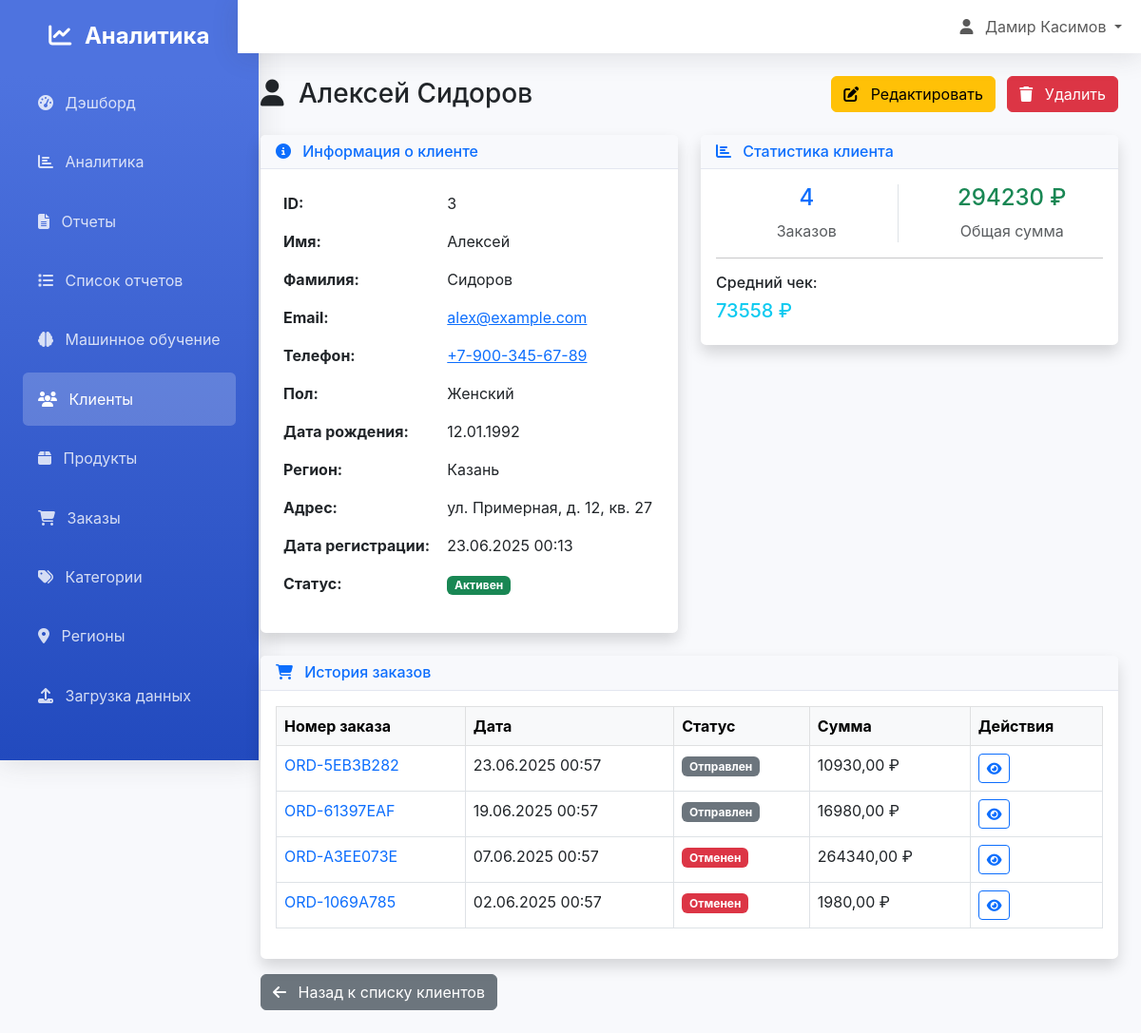
Page /customers/3/ (signed in) on the committed database.
### analytics/models.py (models this page shows, shortened)
class Customer(models.Model):
    GENDER_CHOICES = [
        ('M', 'Мужской'),
        ('F', 'Женский'),
        ('O', 'Другой'),
    ]
    user = models.OneToOneField(User, on_delete=models.CASCADE, null=True, blank=True, verbose_name="Пользователь")
    first_name = models.CharField(max_length=100, verbose_name="Имя")
    last_name = models.CharField(max_length=100, verbose_name="Фамилия")
    email = models.EmailField(unique=True, verbose_name="Email")
    phone = models.CharField(max_length=20, blank=True, verbose_name="Телефон")
    gender = models.CharField(max_length=1, choices=GENDER_CHOICES, blank=True, verbose_name="Пол")
    birth_date = models.DateField(null=True, blank=True, verbose_name="Дата рождения")
    region = models.ForeignKey(Region, on_delete=models.SET_NULL, null=True, blank=True, verbose_name="Регион")
    address = models.TextField(blank=True, verbose_name="Адрес")
    registration_date = models.DateTimeField(auto_now_add=True, verbose_name="Дата регистрации")
    is_active = models.BooleanField(default=True, verbose_name="Активен")
    class Meta:
        verbose_name = "Клиент"
        verbose_name_plural = "Клиенты"
        ordering = ['-registration_date']
    @property
    def full_name(self):
        return f"{self.first_name} {self.last_name}"

class Region(models.Model):
    name = models.CharField(max_length=100, verbose_name="Название")
    code = models.CharField(max_length=10, unique=True, verbose_name="Код региона")
    population = models.IntegerField(default=0, verbose_name="Население")
    created_at = models.DateTimeField(auto_now_add=True, verbose_name="Дата создания")
    class Meta:
        verbose_name = "Регион"
        verbose_name_plural = "Регионы"
        ordering = ['name']

class Order(models.Model):
    STATUS_CHOICES = [
        ('pending', 'Ожидает'),
        ('processing', 'В обработке'),
        ('shipped', 'Отправлен'),
        ('delivered', 'Доставлен'),
        ('cancelled', 'Отменен'),
    ]
    order_number = models.CharField(max_length=20, unique=True, verbose_name="Номер заказа")
    customer = models.ForeignKey(Customer, on_delete=models.CASCADE, verbose_name="Клиент")
    status = models.CharField(max_length=20, choices=STATUS_CHOICES, default='pending', verbose_name="Статус")
    order_date = models.DateTimeField(auto_now_add=True, verbose_name="Дата заказа")
    delivery_date = models.DateTimeField(null=True, blank=True, verbose_name="Дата доставки")
    total_amount = models.DecimalField(max_digits=10, decimal_places=2, default=0, verbose_name="Общая сумма")
    shipping_address = models.TextField(verbose_name="Адрес доставки")
    notes = models.TextField(blank=True, verbose_name="Примечания")
    class Meta:
        verbose_name = "Заказ"
        verbose_name_plural = "Заказы"
        ordering = ['-order_date']

### analytics/views.py (the view)
# urls.py: path('customers/<int:pk>/', views.CustomerDetailView.as_view(), name='customer_detail'),
class CustomerDetailView(LoginRequiredMixin, DetailView):
    model = Customer
    template_name = 'analytics/customer_detail.html'
    context_object_name = 'customer'
    def get_context_data(self, **kwargs):
        context = super().get_context_data(**kwargs)
        customer = self.get_object()
        context['orders'] = Order.objects.filter(customer=customer).order_by('-order_date')
        context['total_spent'] = Order.objects.filter(customer=customer).aggregate(
            total=Sum('total_amount')
        )['total'] or 0
        return context

### templates/analytics/customer_detail.html (shortened to what this page needs)
{% extends 'base.html' %}
{% block content %}
<div class="d-flex justify-content-between align-items-center mb-4">
    <h1 class="h3 mb-0 text-gray-800">
        <i class="fas fa-user me-2"></i>
        {{ customer.full_name }}
    </h1>
    <div>
        <a href="{% url 'analytics:customer_update' customer.pk %}" class="btn btn-warning me-2">
            <i class="fas fa-edit me-2"></i>
            Редактировать
        </a>
        <a href="{% url 'analytics:customer_delete' customer.pk %}" class="btn btn-danger">
            <i class="fas fa-trash me-2"></i>
            Удалить
        </a>
    </div>
</div>
<div class="row">
    <div class="col-lg-6">
        <div class="card shadow mb-4">
            <div class="card-header">
                <h6 class="m-0 font-weight-bold text-primary">
                    <i class="fas fa-info-circle me-2"></i>
                    Информация о клиенте
                </h6>
            </div>
            <div class="card-body">
                <table class="table table-borderless">
                    <tr>
                        <td class="fw-bold">ID:</td>
                        <td>{{ customer.id }}</td>
                    </tr>
                    <tr>
                        <td class="fw-bold">Имя:</td>
                        <td>{{ customer.first_name }}</td>
                    </tr>
                    <tr>
                        <td class="fw-bold">Фамилия:</td>
                        <td>{{ customer.last_name }}</td>
                    </tr>
                    <tr>
                        <td class="fw-bold">Email:</td>
                        <td>
                            <a href="mailto:{{ customer.email }}">{{ customer.email }}</a>
                        </td>
                    </tr>
                    <tr>
                        <td class="fw-bold">Телефон:</td>
                        <td>
                            {% if customer.phone %}
                                <a href="tel:{{ customer.phone }}">{{ customer.phone }}</a>
                            {% else %}
                                <span class="text-muted">Не указан</span>
                            {% endif %}
                        </td>
                    </tr>
                    <tr>
                        <td class="fw-bold">Пол:</td>
                        <td>{{ customer.get_gender_display|default:"Не указан" }}</td>
                    </tr>
                    <tr>
                        <td class="fw-bold">Дата рождения:</td>
                        <td>{{ customer.birth_date|date:"d.m.Y"|default:"Не указана" }}</td>
                    </tr>
                    <tr>
                        <td class="fw-bold">Регион:</td>
                        <td>{{ customer.region.name|default:"Не указан" }}</td>
                    </tr>
                    <tr>
                        <td class="fw-bold">Адрес:</td>
                        <td>{{ customer.address|default:"Не указан" }}</td>
                    </tr>
                    <tr>
                        <td class="fw-bold">Дата регистрации:</td>
                        <td>{{ customer.registration_date|date:"d.m.Y H:i" }}</td>
                    </tr>
                    <tr>
                        <td class="fw-bold">Статус:</td>
                        <td>
                            <span class="badge bg-{% if customer.is_active %}success{% else %}danger{% endif %}">
                                {% if customer.is_active %}Активен{% else %}Неактивен{% endif %}
                            </span>
                        </td>
                    </tr>
                </table>
            </div>
        </div>
    </div>
    <div class="col-lg-6">
        <div class="card shadow mb-4">
            <div class="card-header">
                <h6 class="m-0 font-weight-bold text-primary">
                    <i class="fas fa-chart-bar me-2"></i>
                    Статистика клиента
                </h6>
            </div>
            <div class="card-body">
                <div class="row text-center">
                    <div class="col-6">
                        <div class="border-end">
                            <h4 class="text-primary">{{ orders.count }}</h4>
                            <p class="text-muted mb-0">Заказов</p>
                        </div>
                    </div>
                    <div class="col-6">
                        <h4 class="text-success">{{ total_spent|floatformat:0 }} ₽</h4>
                        <p class="text-muted mb-0">Общая сумма</p>
                    </div>
                </div>
                {% if orders %}
                    <hr>
                    <h6>Средний чек:</h6>
                    <h5 class="text-info">
                        {% if total_spent %}
                            {% widthratio total_spent orders.count 1 %} ₽
                        {% else %}
                            0 ₽
                        {% endif %}
                    </h5>
                {% endif %}
            </div>
        </div>
    </div>
</div>
<div class="card shadow">
    <div class="card-header">
        <h6 class="m-0 font-weight-bold text-primary">
            <i class="fas fa-shopping-cart me-2"></i>
            История заказов
        </h6>
    </div>
    <div class="card-body">
        {% if orders %}
            <div class="table-responsive">
                <table class="table table-bordered table-hover">
                    <thead class="table-light">
                        <tr>
                            <th>Номер заказа</th>
                            <th>Дата</th>
                            <th>Статус</th>
                            <th>Сумма</th>
                            <th>Действия</th>
                        </tr>
                    </thead>
                    <tbody>
                        {% for order in orders %}
                        <tr>
                            <td>
                                <a href="{% url 'analytics:order_detail' order.pk %}" class="text-decoration-none">
                                    {{ order.order_number }}
                                </a>
                            </td>
                            <td>{{ order.order_date|date:"d.m.Y H:i" }}</td>
                            <td>
                                <span class="badge bg-{% if order.status == 'delivered' %}success{% elif order.status == 'processing' %}warning{% elif order.status == 'cancelled' %}danger{% else %}secondary{% endif %}">
                                    {{ order.get_status_display }}
                                </span>
                            </td>
                            <td>{{ order.total_amount }} ₽</td>
                            <td>
                                <a href="{% url 'analytics:order_detail' order.pk %}" class="btn btn-sm btn-outline-primary">
                                    <i class="fas fa-eye"></i>
                                </a>
                            </td>
                        </tr>
                        {% endfor %}
                    </tbody>
                </table>
            </div>
        {% else %}
            <div class="text-center py-4">
                <i class="fas fa-shopping-cart fa-3x text-muted mb-3"></i>
                <h5 class="text-muted">Заказов нет</h5>
                <p class="text-muted">У этого клиента пока нет заказов.</p>
            </div>
        {% endif %}
    </div>
</div>
<div class="mt-3">
    <a href="{% url 'analytics:customer_list' %}" class="btn btn-secondary">
        <i class="fas fa-arrow-left me-2"></i>
        Назад к списку клиентов
    </a>
</div>
{% endblock %}

### templates/base.html (shortened to what this page needs)
<!DOCTYPE html>
<html lang="ru">
<head>
    <link href="https://cdn.jsdelivr.net/npm/bootstrap@5.3.0/dist/css/bootstrap.min.css" rel="stylesheet">
    <link rel="stylesheet" href="https://cdnjs.cloudflare.com/ajax/libs/font-awesome/6.4.0/css/all.min.css">
</head>
<body>
    <nav class="sidebar position-fixed" id="sidebar">
        <div class="p-4">
            <div class="text-center mb-4">
                <h4 class="text-white fw-bold">
                    <i class="fas fa-chart-line me-2"></i>
                    Аналитика
                </h4>
            </div>
            <ul class="nav flex-column">
                <li class="nav-item">
                    <a class="nav-link" href="{% url 'dashboard:dashboard' %}">
                        <i class="fas fa-tachometer-alt me-2"></i>
                        Дэшборд
                    </a>
                </li>
                <li class="nav-item">
                    <a class="nav-link" href="{% url 'dashboard:analytics' %}">
                        <i class="fas fa-chart-bar me-2"></i>
                        Аналитика
                    </a>
                </li>
                <li class="nav-item">
                    <a class="nav-link" href="{% url 'dashboard:reports' %}">
                        <i class="fas fa-file-alt me-2"></i>
                        Отчеты
                    </a>
                </li>
                <li class="nav-item">
                    <a class="nav-link" href="{% url 'analytics:report_list' %}">
                        <i class="fas fa-list me-2"></i>
                        Список отчетов
                    </a>
                </li>
                <li class="nav-item">
                    <a class="nav-link" href="{% url 'ml_models:dashboard' %}">
                        <i class="fas fa-brain me-2"></i>
                        Машинное обучение
                    </a>
                </li>
                <li class="nav-item">
                    <a class="nav-link" href="{% url 'analytics:customer_list' %}">
                        <i class="fas fa-users me-2"></i>
                        Клиенты
                    </a>
                </li>
                <li class="nav-item">
                    <a class="nav-link" href="{% url 'analytics:product_list' %}">
                        <i class="fas fa-box me-2"></i>
                        Продукты
                    </a>
                </li>
                <li class="nav-item">
                    <a class="nav-link" href="{% url 'analytics:order_list' %}">
                        <i class="fas fa-shopping-cart me-2"></i>
                        Заказы
                    </a>
                </li>
                <li class="nav-item">
                    <a class="nav-link" href="{% url 'analytics:category_list' %}">
                        <i class="fas fa-tags me-2"></i>
                        Категории
                    </a>
                </li>
                <li class="nav-item">
                    <a class="nav-link" href="{% url 'analytics:region_list' %}">
                        <i class="fas fa-map-marker-alt me-2"></i>
                        Регионы
                    </a>
                </li>
                <li class="nav-item">
                    <a class="nav-link" href="{% url 'analytics:data_upload' %}">
                        <i class="fas fa-upload me-2"></i>
                        Загрузка данных
                    </a>
                </li>
            </ul>
        </div>
    </nav>
    <div class="main-content">
        <nav class="navbar navbar-expand-lg navbar-light">
            <div class="container-fluid">
                <div class="navbar-nav ms-auto">
                    {% if user.is_authenticated %}
                        <div class="nav-item dropdown">
                            <a class="nav-link dropdown-toggle" href="#" id="navbarDropdown" role="button" data-bs-toggle="dropdown">
                                <i class="fas fa-user me-2"></i>
                                {{ user.get_full_name|default:user.username }}
                            </a>
                        </div>
                    {% else %}
                        <a class="nav-link" href="{% url 'login' %}">
                            <i class="fas fa-sign-in-alt me-2"></i>Войти
                        </a>
                    {% endif %}
                </div>
            </div>
        </nav>
        <div class="container-fluid p-4">
            {% block content %}{% endblock %}
        </div>
    </div>
</body>
</html>

### rows in the picture
Customer: full_name "Алексей Сидоров", id "3", first_name "Алексей", last_name "Сидоров", email "alex@example.com", phone "+7-900-345-67-89", gender "Женский", birth_date "12.01.1992", region.name "Казань", address "ул. Примерная, д. 12, кв. 27", registration_date "23.06.2025 00:13"
Order: order_number "ORD-5EB3B282", order_date "23.06.2025 00:57", status "Отправлен", total_amount "10930,00"
Order: order_number "ORD-61397EAF", order_date "19.06.2025 00:57", status "Отправлен", total_amount "16980,00"
Order: order_number "ORD-A3EE073E", order_date "07.06.2025 00:57", status "Отменен", total_amount "264340,00"
Order: order_number "ORD-1069A785", order_date "02.06.2025 00:57", status "Отменен", total_amount "1980,00"

### other values in the picture
{{ user.get_full_name|default:user.username }} "Дамир Касимов"
{{ orders.count }} "4"
{{ total_spent|floatformat:0 }} "294230"
